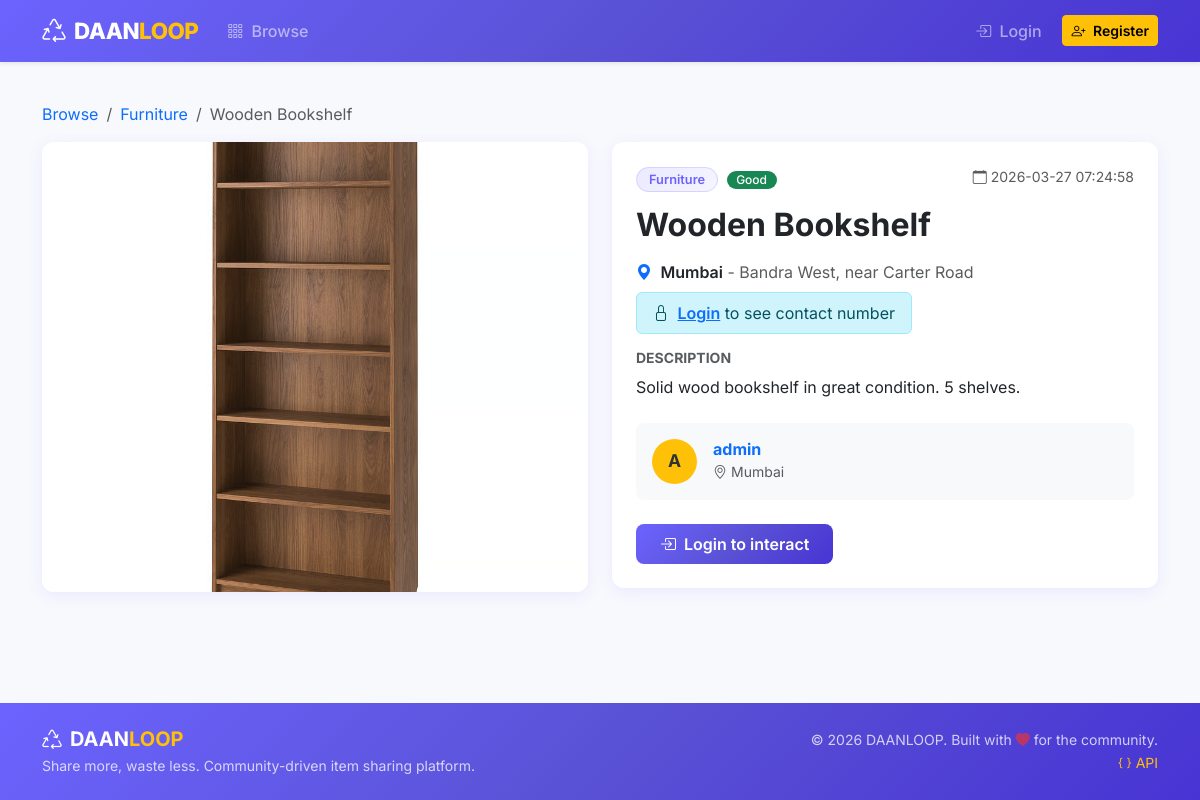
/listing/1, run on the app's committed database.
### tables this page shows
CREATE TABLE listings (
            id INTEGER PRIMARY KEY AUTOINCREMENT,
            title TEXT NOT NULL,
            description TEXT NOT NULL,
            category TEXT NOT NULL,
            city TEXT NOT NULL,
            location TEXT DEFAULT '',
            condition TEXT DEFAULT 'Good',
            contact_number TEXT DEFAULT '',
            image_path TEXT DEFAULT '',
            owner_id INTEGER NOT NULL,
            status TEXT DEFAULT 'active' CHECK(status IN ('active','soft_deleted','claimed')),
            created_at TIMESTAMP DEFAULT CURRENT_TIMESTAMP,
            FOREIGN KEY (owner_id) REFERENCES users(id)
        );

CREATE TABLE users (
            id INTEGER PRIMARY KEY AUTOINCREMENT,
            username TEXT UNIQUE NOT NULL,
            email TEXT UNIQUE NOT NULL,
            password_hash TEXT NOT NULL,
            role TEXT DEFAULT 'user' CHECK(role IN ('user', 'admin')),
            city TEXT DEFAULT '',
            avatar TEXT DEFAULT '',
            created_at TIMESTAMP DEFAULT CURRENT_TIMESTAMP
        );

### sprint1/listings.py (the view)
@listings_bp.route('/listing/<int:listing_id>')
def view_listing(listing_id):
    listing = get_listing_by_id(listing_id)
    if not listing or listing['status'] == 'soft_deleted':
        flash('Listing not found.', 'warning')
        return redirect(url_for('sprint1_listings.browse'))
    return render_template('sprint1/view_listing.html', listing=listing)

### database.py (called while the page is built)
def get_db():
    db = sqlite3.connect(Config.DATABASE)
    db.row_factory = sqlite3.Row
    db.execute("PRAGMA foreign_keys = ON")
    return db

### models/listing_model.py (called while the page is built)
def get_listing_by_id(listing_id):
    db = get_db()
    listing = db.execute(
        '''SELECT l.*, u.username as owner_name, u.city as owner_city
           FROM listings l JOIN users u ON l.owner_id = u.id
           WHERE l.id = ?''',
        (listing_id,)
    ).fetchone()
    close_db(db)
    return listing

### templates/sprint1/view_listing.html (shortened to what this page needs)
{% extends "base.html" %}
{% block content %}
<nav aria-label="breadcrumb" class="mb-3">
    <ol class="breadcrumb">
        <li class="breadcrumb-item"><a href="{{ url_for('sprint1_listings.browse') }}" class="text-decoration-none">Browse</a></li>
        <li class="breadcrumb-item"><a href="{{ url_for('sprint1_listings.browse', category=listing.category) }}" class="text-decoration-none">{{ listing.category }}</a></li>
        <li class="breadcrumb-item active">{{ listing.title }}</li>
    </ol>
</nav>
<div class="row g-4">
    <div class="col-lg-6">
        <div class="card overflow-hidden">
            {% if listing.image_path %}
            <img src="{{ url_for('static', filename=listing.image_path) }}" class="w-100" alt="{{ listing.title }}" style="max-height: 450px; object-fit: cover;">
            {% else %}
            <div class="img-placeholder" style="height: 350px;">
                <i class="bi bi-image display-1"></i>
            </div>
            {% endif %}
        </div>
    </div>
    <div class="col-lg-6">
        <div class="card p-4">
            <div class="d-flex justify-content-between align-items-start mb-3">
                <div>
                    <span class="category-badge">{{ listing.category }}</span>
                    <span class="condition-badge badge bg-success text-white ms-1">{{ listing.condition }}</span>
                </div>
                <small class="text-muted">
                    <i class="bi bi-calendar me-1"></i>{{ listing.created_at }}
                </small>
            </div>
            <h2 class="fw-bold mb-3">{{ listing.title }}</h2>
            <div class="mb-2">
                <i class="bi bi-geo-alt-fill text-primary me-1"></i>
                <span class="fw-semibold">{{ listing.city }}</span>
                {% if listing.location %}
                <span class="text-muted"> - {{ listing.location }}</span>
                {% endif %}
            </div>
            {% if listing.contact_number %}
            <div class="mb-3">
                {% if session.get('user_id') %}
                <a href="tel:{{ listing.contact_number }}" class="btn btn-success btn-sm">
                    <i class="bi bi-telephone-fill me-1"></i> {{ listing.contact_number }}
                </a>
                <small class="text-muted ms-2">Call / WhatsApp owner</small>
                {% else %}
                <div class="alert alert-info py-2 px-3 d-inline-block mb-0">
                    <i class="bi bi-lock me-1"></i>
                    <a href="{{ url_for('sprint1_auth.login') }}" class="fw-semibold">Login</a> to see contact number
                </div>
                {% endif %}
            </div>
            {% endif %}
            <h6 class="fw-bold text-muted text-uppercase small">Description</h6>
            <p class="mb-4">{{ listing.description }}</p>
            <div class="bg-light rounded-3 p-3 mb-4">
                <div class="d-flex align-items-center">
                    <div class="avatar-sm me-3" style="width: 45px; height: 45px; font-size: 1.1rem;">
                        {{ listing.owner_name[0]|upper }}
                    </div>
                    <div>
                        <h6 class="mb-0 fw-bold">
                            <a href="{{ url_for('sprint1_auth.public_profile', user_id=listing.owner_id) }}" class="text-decoration-none">
                                {{ listing.owner_name }}
                            </a>
                        </h6>
                        <small class="text-muted">
                            <i class="bi bi-geo-alt me-1"></i>{{ listing.owner_city }}
                        </small>
                    </div>
                </div>
            </div>
            <div class="d-flex flex-wrap gap-2">
                {% if session.get('user_id') %}
                    {% if session.user_id == listing.owner_id or session.get('role') == 'admin' %}
                    <a href="{{ url_for('sprint1_listings.edit', listing_id=listing.id) }}" class="btn btn-outline-primary">
                        <i class="bi bi-pencil me-1"></i> Edit
                    </a>
                    <form action="{{ url_for('sprint1_listings.delete', listing_id=listing.id) }}" method="POST" class="delete-form d-inline">
                        <button type="submit" class="btn btn-outline-danger">
                            <i class="bi bi-trash me-1"></i> Delete
                        </button>
                    </form>
                    {% endif %}
                    {% if config.SPRINT2 and session.user_id != listing.owner_id %}
                        {% if is_bookmarked %}
                        <form action="{{ url_for('sprint2_bookmarks.remove', listing_id=listing.id) }}" method="POST" class="d-inline">
                            <button type="submit" class="btn btn-warning">
                                <i class="bi bi-bookmark-fill me-1"></i> Saved
                            </button>
                        </form>
                        {% else %}
                        <form action="{{ url_for('sprint2_bookmarks.add', listing_id=listing.id) }}" method="POST" class="d-inline">
                            <button type="submit" class="btn btn-outline-warning">
                                <i class="bi bi-bookmark me-1"></i> Save
                            </button>
                        </form>
                        {% endif %}
                        {% if not has_reported %}
                        <button type="button" class="btn btn-outline-danger btn-sm" data-bs-toggle="modal" data-bs-target="#reportModal">
                            <i class="bi bi-flag me-1"></i> Report
                        </button>
                        {% else %}
                        <span class="btn btn-outline-secondary btn-sm disabled">
                            <i class="bi bi-flag-fill me-1"></i> Reported
                        </span>
                        {% endif %}
                    {% endif %}
                    {% if config.SPRINT3 and session.user_id != listing.owner_id %}
                    <button type="button" class="btn btn-info text-white" data-bs-toggle="modal" data-bs-target="#messageModal">
                        <i class="bi bi-envelope me-1"></i> Message Owner
                    </button>
                    {% endif %}
                {% else %}
                <a href="{{ url_for('sprint1_auth.login') }}" class="btn btn-primary">
                    <i class="bi bi-box-arrow-in-right me-1"></i> Login to interact
                </a>
                {% endif %}
            </div>
        </div>
    </div>
</div>
{% endblock %}

### static/css/style.css (style rules this page uses)
:root { --primary: #6C63FF; --primary-dark: #5A52D5; --secondary: #FF6B6B; --accent: #FFC107; --success: #2ECC71; --dark: #2D3436; --light-bg: #F8F9FD; --card-shadow: 0 4px 15px rgba(108, 99, 255, 0.1); --card-hover-shadow: 0 8px 25px rgba(108, 99, 255, 0.2); --gradient-primary: linear-gradient(135deg, #6C63FF 0%, #5A52D5 50%, #4834D4 100%); --gradient-hero: linear-gradient(135deg, #6C63FF 0%, #A855F7 50%, #EC4899 100%); --gradient-warm: linear-gradient(135deg, #FF6B6B 0%, #FF8E53 100%); --gradient-cool: linear-gradient(135deg, #667EEA 0%, #764BA2 100%); --border-radius: 12px; }
body { font-family: 'Inter', -apple-system, BlinkMacSystemFont, sans-serif; background-color: var(--light-bg); color: var(--dark); min-height: 100vh; display: flex; flex-direction: column; }
.avatar-sm { width: 30px; height: 30px; border-radius: 50%; background: var(--accent); color: var(--dark); display: inline-flex; align-items: center; justify-content: center; font-weight: 700; font-size: 0.85rem; }
.card { border: none; border-radius: var(--border-radius); box-shadow: var(--card-shadow); transition: all 0.3s ease; overflow: hidden; }
.btn-primary { background: var(--gradient-primary); border: none; font-weight: 600; padding: 0.5rem 1.5rem; border-radius: 8px; transition: all 0.3s ease; }
.category-badge { background: linear-gradient(135deg, #6C63FF22, #6C63FF11); color: var(--primary); border: 1px solid #6C63FF33; border-radius: 20px; padding: 0.25rem 0.75rem; font-size: 0.8rem; font-weight: 600; }
.condition-badge { font-size: 0.75rem; font-weight: 500; border-radius: 20px; padding: 0.2rem 0.6rem; }

### data on the page
listings: category "Furniture", title "Wooden Bookshelf", image_path (picture), condition "Good", created_at "2026-03-27 07:24:58", city "Mumbai", location "Bandra West, near Carter Road", description "Solid wood bookshelf in great condition. 5 shelves."
users: username "A", owner_name "admin", owner_city "Mumbai"
